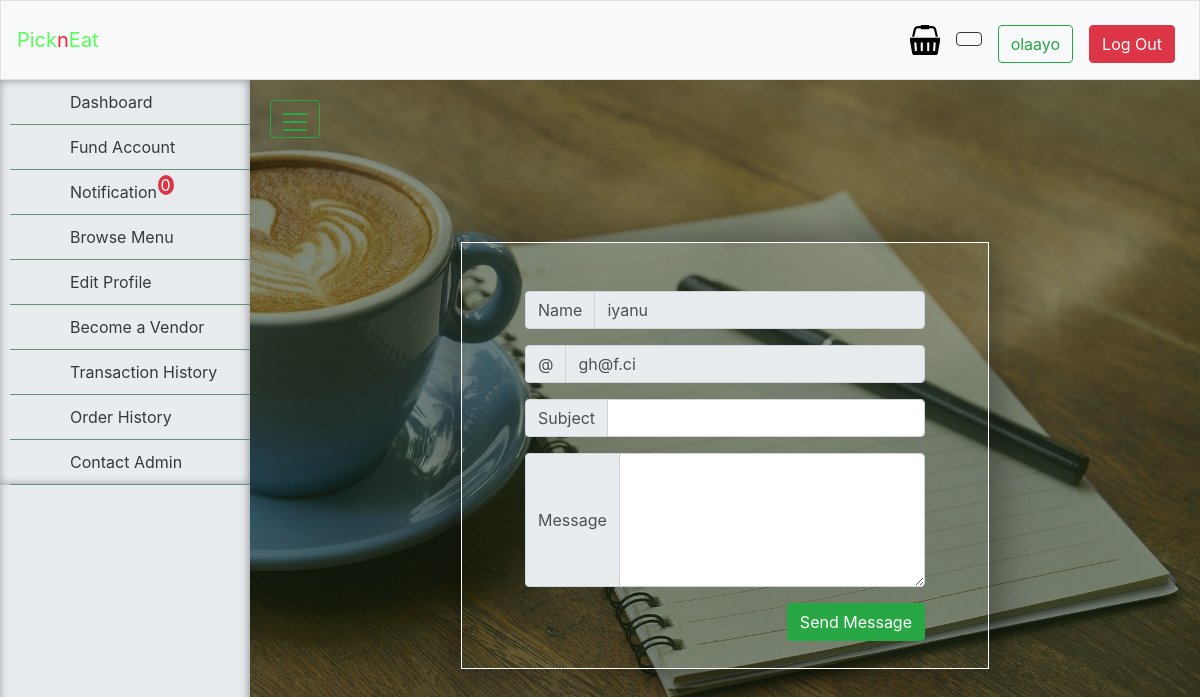
/contact (signed in), run on the app's committed database.
### tables this page shows
CREATE TABLE "users" (
	"id"	INTEGER NOT NULL PRIMARY KEY AUTOINCREMENT UNIQUE,
	"full_name"	TEXT NOT NULL,
	"username"	TEXT NOT NULL,
	"email"	TEXT NOT NULL,
	"phone_number"	TEXT NOT NULL,
	"address"	TEXT NOT NULL,
	"user_type"	TEXT NOT NULL,
	"password"	TEXT NOT NULL,
	"user_image"	TEXT,
	"balance"	INTEGER NOT NULL DEFAULT 0,
	"status"	TEXT NOT NULL DEFAULT 'active',
	"time_stamp"	TEXT NOT NULL,
	"business_name"	TEXT DEFAULT 'None',
	"business_address"	TEXT DEFAULT 'None',
	"business_number"	TEXT DEFAULT 'None',
	"user_view"	TEXT DEFAULT 'user',
	"cart"	TEXT DEFAULT '-',
	"application"	TEXT
);

### router/router.py (the view)
    @app.route("/contact", methods=["GET", "POST"])
    @login_required
    def complain():
        return complain_handler(request, database)

### application.py (called while the page is built)
@app.after_request
def after_request(response):
    response.headers["Cache-Control"] = "no-cache, no-store, must-revalidate"
    response.headers["Expires"] = 0
    response.headers["Pragma"] = "no-cache"
    return response

### controllers/user.py (called while the page is built, shortened)
def complain_handler(request, database):
    user = database.execute("SELECT * FROM users WHERE username=:username", username=session.get("username"))
    if request.method == "GET":
        return render_template("contact.html", user = user[0])

def login_required(f):
    @wraps(f)
    def decorated_function(*args, **kwargs):
        if not session.get("username"):
            return redirect("/login")
        return f(*args, **kwargs)
    return decorated_function

### templates/contact.html (shortened to what this page needs)
{%extends "layout2.html" %}
{% block body %}
    <body class="bg-image-contacts">
    </body>
{% endblock %}
{% block main %}
    <form action="/contact" id="contact-form" method="POST">
        <div class="form-group">
            <div class="col-lg-12 input-group mb-3">
                <div class="input-group-prepend">
                    <span class="input-group-text" id="name_prepend">Name</span>
                </div>
                <input type="text" class="form-control" readonly name="name" value={{user["full_name"]}} aria-label="name" aria-describedby="name_prepend">
            </div>
        </div>
        <div class="form-group">
            <div class="col-lg-12 input-group mb-3">
                <div class="input-group-prepend">
                    <span class="input-group-text" id="email_prepend">@</span>
                </div>
                <input type="text" class="form-control" readonly name="email" value={{user["email"]}} aria-label="email" aria-describedby="email_prepend">
            </div>
        </div>
        <div class="form-group">
            <div class="col-lg-12 input-group mb-3">
                <div class="input-group-prepend">
                    <span class="input-group-text" id="subject_prepend">Subject</span>
                </div>
                <input type="text" class="form-control" name="subject" value="" aria-describedby="subject_prepend">
            </div>
        </div>
        <div class="form-group">
            <div class="col-lg-12 input-group mb-3">
                <div class="input-group-prepend">
                    <span class="input-group-text" id="message_prepend">Message</span>
                </div>
                <textarea class="form-control"  cols="30" rows="5" name="message" value="" aria-describedby="message_prepend"></textarea>
            </div>
        </div>
            <div class="col-lg-12 form-group">
                <button type="submit" class="btn btn-success float-right">Send Message</button>
            </div>
    </form>
{% endblock %}

### templates/layout2.html (shortened to what this page needs)
<!DOCTYPE html>
<html lang="en">
    <head>
        <link href="https://maxcdn.bootstrapcdn.com/bootstrap/4.1.3/css/bootstrap.min.css" rel="stylesheet">
        <link href="/static/styles.css" rel="stylesheet">
        <link href="/static/sidebar.css" rel="stylesheet">
        <link rel="stylesheet" type="text/css" href="https://cdn.datatables.net/1.10.20/css/jquery.dataTables.css">
    </head>
{% block body%}{% endblock %}
        <nav class="navbar navbar-expand-md navbar-light bg-light border">
                <a class="navbar-brand" href="/dashboard"><span class="green">Pick</span><span class="white">n</span><span class="green">Eat</span><span class="green"></a>
                <div class="collapse navbar-collapse" id="navbar">
                        <ul class="navbar-nav ml-auto mt-2">
                                {%if session["user_type"] == "user" or session["user_type"] == "vendor" and session["user_view"] == "user" %}
                                <li class="nav-item">
                                    <a class="nav-link" href="/display_cart"><span><?xml version="1.0" ?>
                                    <sup class="cart" id="cart"></sup></span>
                                </a>
                                </li>
                                {% endif %}
                            {% if session["user_type"] != "admin" %}
                                <li class="nav-item nav-link"><span class="btn btn-outline-dark" id="balance"></span></li>
                                {% endif %}
                            <li class="nav-item"><a class="nav-link" href="/profile"><span class="btn btn-outline-success">{{session["username"]}}</span></a></li>
                            <li class="nav-item"><a class="nav-link" href="/logout"><span class="btn btn-danger">Log Out</span></a></li>
                        </ul>
                </div>
            </nav>
                    <div class="wrapper">
                            <nav id="sidebar">
                                <div class="sidebar">
                                    {% if session["user_type"] == "admin" %}
                                    <ul>
                                        <li><a href='/dashboard' > Dashboard </a></li>
                                        <li><a href='/notification' > Notification <span class="badge-danger custom-badge" id="notifs">0</span> </a></li>
                                        <li><a href='/transaction_log' > View Transactions </a></li>
                                        <li><a href='/menu_log' > View Menus </a></li>
                                        <li><a href='/manage_users' > Manage Users </a></li>
                                        <li><a href='/order_log' > View Orders </a></li>
                                        <li><a href='/vendor_verification' > Vendor Application </a></li>
                                    </ul>
                                    {% else %}
                                        <ul>
                                            <li><a href='/dashboard'> Dashboard </a></li>
                                            <li><a href='/fund' > Fund Account </a></li>
                                            <li><a href='/notification' > Notification <span class="badge-danger custom-badge" id="notifs">0</span> </a></li>
                                            <li><a href='/browse' > Browse Menu </a></li>
                                            <li><a href='/profile' > Edit Profile </a></li>
                                            {% if session["user_type"] != "vendor" %}
                                                <li><a href='/apply' > Become a Vendor </a></li>
                                            {% endif %}
                                            <li><a href='/transaction_history' > Transaction History </a></li>
                                            <li><a href='/order_history' > Order History </a></li>
                                            <li><a href='/contact' > Contact Admin </a></li>
                                        </ul>
                                    {% endif %}
                </div>
            </nav>
                            <div id="content">
                                <label  id="toggle-sidebar" class="btn btn-outline-success"  type="button">
                                    <span></span>
                                    <span></span>
                                    <span></span>
                                </label>
                                <div class="container">
                                    <main>
                                        {% block main %}{% endblock main %}
                                    </main>
                                </div>
                            </div>
    </body>
</html>

### static/styles.css (style rules this page uses)
.green { color: #5f5; }
.white { color: #f23; }
nav { background-color: yellow; }
#contact-form { border: solid 1px #fff ; padding: 3rem; height: 100%; width: 60%; text-align: center; display: block; margin-top: 6rem; margin-bottom: 6rem; margin-left: auto; margin-right: auto; -webkit-box-shadow: 0px 0px 41px 7px rgba(0,0,0,0.4); -moz-box-shadow: 0px 0px 41px 7px rgba(0,0,0,0.4); box-shadow: 0px 0px 41px 7px rgba(0,0,0,0.4); }
a:link { text-decoration: none; }
#toggle-sidebar > span { display: block; width: 1.5em; height: 0.5em; border-bottom: #28a745 2px solid; }
.custom-badge { position: relative; bottom: 7px; right: 4px; padding: 0 3px 0 3px; border-radius: 50%; }

### static/sidebar.css (style rules this page uses)
.sidebar { position: relative; top:0; left:0; width:250px; transition: all 300ms cubic-bezier(0.65, 0.05, 0.36, 1); box-shadow: inset -1px 0 10px rgba(0, 0, 0, 0.4); background: #e9ecef; }
.sidebar:after { content: ''; background-color: #253238; position: absolute; top: 0; z-index: -1; height: 100%; width: 58px; }
.sidebar ul { list-style:none; padding-left:10px; }
.sidebar ul li { padding:10px; border-bottom: #64917c 1px solid; }
.sidebar ul li a { color:#343a40; display:block; padding-left:50px; }
.wrapper { display: flex; width: 100%; align-items: stretch; perspective: 1500px; }
#sidebar { min-width: 250px; max-width: 250px; transition: all 300ms cubic-bezier(0.65, 0.05, 0.36, 1); box-shadow: inset -1px 0 10px rgba(0, 0, 0, 0.4); background: #e9ecef; transform-origin: bottom left; }
#content { width: 100%; padding: 20px; min-height: 90vh; transition: all 0.3s; }
.bg-image-contacts { background: linear-gradient(rgba(22,41,16,0.5),rgba(22,41,16,0.5)), url('/static/images/img_contacts.jpg'); background-size: cover; }

### data on the page
users: username "olaayo", name "iyanu", email "gh@f.ci"
